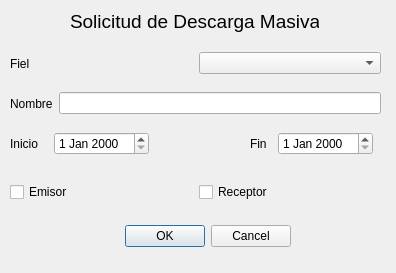
<?xml version="1.0" encoding="UTF-8"?>
<ui version="4.0">
 <class>Dialog</class>
 <widget class="QDialog" name="Dialog">
  <property name="geometry">
   <rect>
    <x>0</x>
    <y>0</y>
    <width>396</width>
    <height>273</height>
   </rect>
  </property>
  <property name="windowTitle">
   <string>Dialog</string>
  </property>
  <widget class="QDialogButtonBox" name="buttonBox">
   <property name="geometry">
    <rect>
     <x>110</x>
     <y>220</y>
     <width>181</width>
     <height>32</height>
    </rect>
   </property>
   <property name="orientation">
    <enum>Qt::Horizontal</enum>
   </property>
   <property name="standardButtons">
    <set>QDialogButtonBox::Cancel|QDialogButtonBox::Ok</set>
   </property>
  </widget>
  <widget class="QLabel" name="label_5">
   <property name="geometry">
    <rect>
     <x>70</x>
     <y>10</y>
     <width>249</width>
     <height>22</height>
    </rect>
   </property>
   <property name="font">
    <font>
     <pointsize>14</pointsize>
    </font>
   </property>
   <property name="text">
    <string>Solicitud de Descarga Masiva</string>
   </property>
  </widget>
  <widget class="QWidget" name="layoutWidget">
   <property name="geometry">
    <rect>
     <x>250</x>
     <y>130</y>
     <width>123</width>
     <height>28</height>
    </rect>
   </property>
   <layout class="QHBoxLayout" name="horizontalLayout">
    <item>
     <widget class="QLabel" name="label_4">
      <property name="text">
       <string>Fin</string>
      </property>
     </widget>
    </item>
    <item>
     <widget class="QDateEdit" name="date_end"/>
    </item>
   </layout>
  </widget>
  <widget class="QWidget" name="layoutWidget">
   <property name="geometry">
    <rect>
     <x>10</x>
     <y>130</y>
     <width>139</width>
     <height>28</height>
    </rect>
   </property>
   <layout class="QHBoxLayout" name="horizontalLayout_2">
    <item>
     <widget class="QLabel" name="label_3">
      <property name="text">
       <string>Inicio</string>
      </property>
     </widget>
    </item>
    <item>
     <widget class="QDateEdit" name="date_init"/>
    </item>
   </layout>
  </widget>
  <widget class="QWidget" name="layoutWidget">
   <property name="geometry">
    <rect>
     <x>10</x>
     <y>90</y>
     <width>371</width>
     <height>27</height>
    </rect>
   </property>
   <layout class="QHBoxLayout" name="horizontalLayout_3">
    <item>
     <widget class="QLabel" name="label_2">
      <property name="text">
       <string>Nombre</string>
      </property>
     </widget>
    </item>
    <item>
     <widget class="QLineEdit" name="txt_name"/>
    </item>
   </layout>
  </widget>
  <widget class="QWidget" name="layoutWidget">
   <property name="geometry">
    <rect>
     <x>10</x>
     <y>50</y>
     <width>371</width>
     <height>27</height>
    </rect>
   </property>
   <layout class="QHBoxLayout" name="horizontalLayout_4">
    <item>
     <widget class="QLabel" name="label">
      <property name="text">
       <string>Fiel</string>
      </property>
     </widget>
    </item>
    <item>
     <widget class="QComboBox" name="select_fiel"/>
    </item>
   </layout>
  </widget>
  <widget class="QWidget" name="">
   <property name="geometry">
    <rect>
     <x>10</x>
     <y>180</y>
     <width>371</width>
     <height>25</height>
    </rect>
   </property>
   <layout class="QHBoxLayout" name="horizontalLayout_5">
    <item>
     <widget class="QCheckBox" name="chk_issuer">
      <property name="text">
       <string>Emisor</string>
      </property>
     </widget>
    </item>
    <item>
     <widget class="QCheckBox" name="chk_receiver">
      <property name="text">
       <string>Receptor</string>
      </property>
     </widget>
    </item>
   </layout>
  </widget>
 </widget>
 <resources/>
 <connections>
  <connection>
   <sender>buttonBox</sender>
   <signal>accepted()</signal>
   <receiver>Dialog</receiver>
   <slot>accept()</slot>
   <hints>
    <hint type="sourcelabel">
     <x>248</x>
     <y>254</y>
    </hint>
    <hint type="destinationlabel">
     <x>157</x>
     <y>274</y>
    </hint>
   </hints>
  </connection>
  <connection>
   <sender>buttonBox</sender>
   <signal>rejected()</signal>
   <receiver>Dialog</receiver>
   <slot>reject()</slot>
   <hints>
    <hint type="sourcelabel">
     <x>316</x>
     <y>260</y>
    </hint>
    <hint type="destinationlabel">
     <x>286</x>
     <y>274</y>
    </hint>
   </hints>
  </connection>
 </connections>
</ui>
